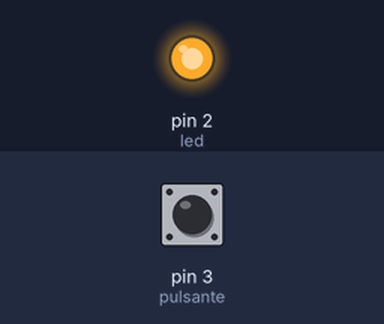
This sketch was run on a simulated Arduino Uno, built with avr-gcc and run on an emulated ATmega328P. On the bench: output pins drawn as LEDs (lit = HIGH). Inputs (shaded band) come from the test bench; at power-on: pin 3 (pulsante) HIGH.

Above: at 1.2 s.
1.3 s: pin 3 (pulsante) pulled LOW for 0.15 s
At 2.3 s:
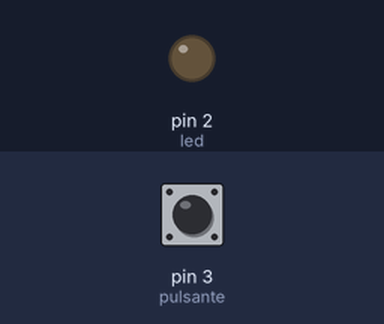
2.9 s: pin 3 (pulsante) pulled LOW for 1 s
At 4.7 s:
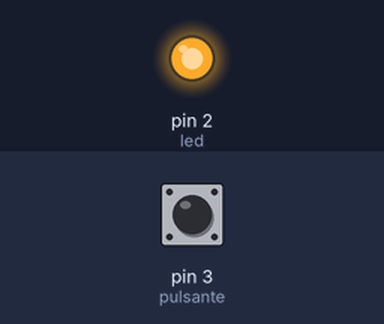
5.4 s: pin 3 (pulsante) pulled LOW for 3.2 s
At 9.5 s:
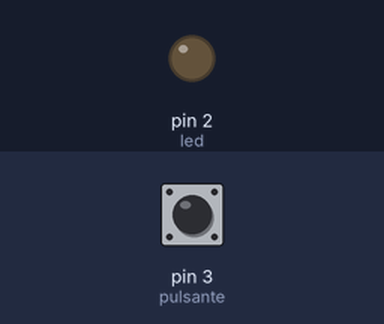
Timing chart, 0 to 11.0 s (numbered marks = the images above; inputs shaded):
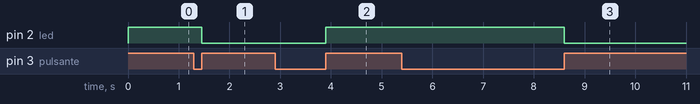

The sketch:

sketch_jan31a.ino
```cpp
int i = 1;
int led = 2;
int pulsante = 3;

void setup() {
  pinMode(led, OUTPUT);
  pinMode(pulsante, INPUT);
}

void loop() {
/*   if(digitalRead(pulsante)==HIGH){
    i = 1;
    while(digitalRead(pulsante)==HIGH and i==1){
      digitalWrite(led, HIGH);
    }
  }else{
    i = 0;
    while(digitalRead(pulsante)==HIGH and i==0){
      digitalWrite(led, LOW);
    }
  } */
  while(digitalRead(pulsante)==0);
    digitalWrite(led, i);
    i = 1 - i;
  while(digitalRead(pulsante)==1);
}
```

Measured:
- after the input at 1.3 s, pin 2 (led): HIGH → LOW after 0.15 s
- after the input at 2.9 s, pin 2 (led): LOW → HIGH after 1.0 s
- after the input at 5.4 s, pin 2 (led): HIGH → LOW after 3.2 s
